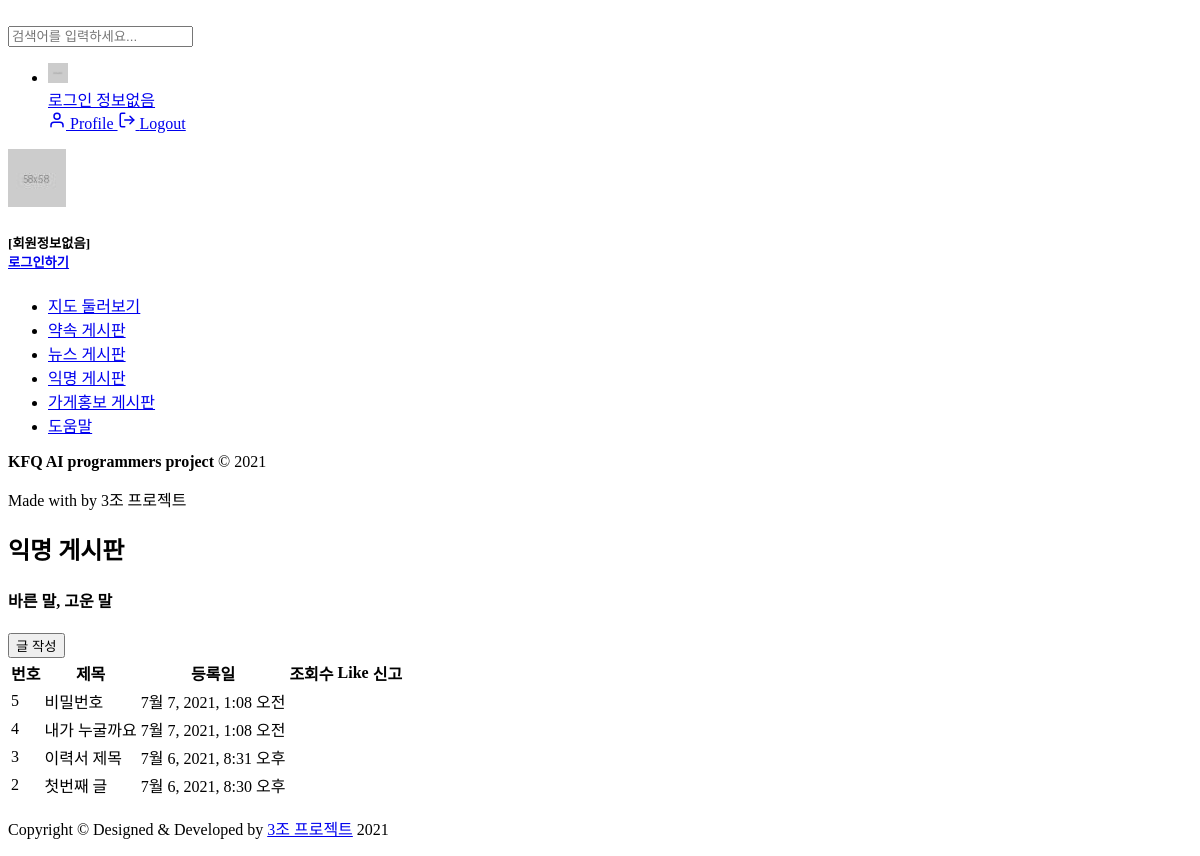
Screenshot of /board/board_list/ with the database file from the repository.
### board/models.py (models this page shows, shortened)
class B_list_write(models.Model):
    member = models.ForeignKey(Member, on_delete=models.CASCADE)
    title = models.TextField(max_length=100)
    contents = models.TextField()
    date = models.DateTimeField(null=True, blank=True)

### board/views.py (the view, shortened to what this page needs)
# urls.py: path('board_list/', views.Board_ListView.as_view(), name='board_list'),
class Board_ListView(ListView):
    model = B_list_write
    paginate_by = 5
    context_object_name = 'listview'
    template_name = 'board/list.html'
    def get_queryset(self):  # 게시글의 리스트를 최근 작성순으로 표시
        listview = B_list_write.objects.order_by('-id')
        return listview
    def get_context_data(self, **kwargs):
        context = super().get_context_data(**kwargs)
        paginator = context['paginator']
        page_numbers_range = 5
        max_index = len(paginator.page_range)
        page = self.request.GET.get('page')
        current_page = int(page) if page else 1
        start_index = int((current_page - 1) /
                          page_numbers_range) * page_numbers_range
        end_index = start_index + page_numbers_range
        if end_index >= max_index:
            end_index = max_index
        page_range = paginator.page_range[start_index:end_index]
        context['page_range'] = page_range
        return context

### templates/board/list.html (shortened to what this page needs)
{% load static %}
<!DOCTYPE html>
<head>
	<link href="/static//vendor/bootstrap-select/dist/css/bootstrap-select.min.css" rel="stylesheet">
    <link href="/static/css/style.css" rel="stylesheet">
</head>
<body>
    <div id="main-wrapper">
		{% include 'nav-header.html' %}
		{% include 'navbar.html' %}
        {% include 'sidebar.html' %}
        <div class="content-body">
			<div class="container-fluid">
                <div class="row page-titles mx-0">
                    <div class="col-sm-6 p-md-0">
                        <div class="welcome-text">
                            <h2 class="font-w600 mb-2 mr-auto">익명 게시판</h2>
                            <h4>바른 말, 고운 말</h4>
                        </div>
                    </div>
                    <div class="col-sm-6 p-md-0 justify-content-sm-end mt-2 mt-sm-0 d-flex">
					<span class="mr-2">
						<input class="btn btn-primary btn-sl-sm mr-2" type="button" onClick="location.href='/board/board_write/'" value="글 작성" />
                    </div>
                </div>
                <div class="row">
                    <div class="col-lg-12">
                        <div class="card">
                            <div class="card-body">
                                    <div class="email-list mt-3">
										<div class="jumbotron">
											<div class="container text-center">
												<table class="table table-hover">
													<thead>
														<tr>
															<th>번호</th>
															<th>제목</th>
															<th>등록일</th>
															<th>조회수</th>
															<th>Like</th>
															<th>신고</th>
														</tr>
													</thead>
													<tbody>
														{% if listview %}
														{% for B_list_write in listview %}
														<tr class = "text-center" style="cursor:pointer;" onclick="location.href='/board/board_read/{{ B_list_write.id }}/'">
															<td>{{ B_list_write.id}}</td>
															<td>{{ B_list_write.title}}</td>
															<td>{{ B_list_write.date }}</td>
														</tr>
														{% endfor %}
														{% else %}
														<tr class="text-center">
															<td colspan="5">
																작성된 게시글이 없습니다.
															</td>
														</tr>
														{% endif %}
													</tbody>
												</table>
											</div>
										</div>
                                    </div>
                                </div>
                            </div>
                        </div>
                    </div>
                </div>
            </div>
        </div>
        {% include 'footer.html' %}
</body>

### templates/nav-header.html (shortened to what this page needs)
{% load static %}
<div class="nav-header">
</div>

### templates/navbar.html (shortened to what this page needs)
{% load static %}
<div class="header">
  <div class="header-content">
    <nav class="navbar navbar-expand">
      <div class="collapse navbar-collapse justify-content-between">
        <div class="header-left">
          <div class="input-group search-area right d-lg-inline-flex d-none">
            <input
              type="text"
              class="form-control"
              placeholder="검색어를 입력하세요..."
            />
          </div>
        </div>
        <ul class="navbar-nav header-right main-notification">
          <li class="nav-item dropdown header-profile">
            <a class="nav-link" href="#" role="button" data-toggle="dropdown">
              <img src="/static/images/profile/{{request.session.user_name}}.png" width="20" onerror="this.src='/static/images/profile/port.jpg'" />
              <div class="header-info">
                {% if request.session.user_name %}
                <span>{{request.session.user_name}}</span>
                <small>{{request.session.user_id}}</small>
                {% else %}
                <span>로그인 정보없음</span>
                {% endif %}
              </div>
            </a>
            <div class="dropdown-menu dropdown-menu-right">
              <a href="/firstapp/app_profile/" class="dropdown-item ai-icon">
                <svg
                  id="icon-user1"
                  xmlns="http://www.w3.org/2000/svg"
                  class="text-primary"
                  width="18"
                  height="18"
                  viewBox="0 0 24 24"
                  fill="none"
                  stroke="currentColor"
                  stroke-width="2"
                  stroke-linecap="round"
                  stroke-linejoin="round"
                >
                  <path d="M20 21v-2a4 4 0 0 0-4-4H8a4 4 0 0 0-4 4v2"></path>
                  <circle cx="12" cy="7" r="4"></circle>
                </svg>
                <span class="ml-2">Profile </span>
              </a>
              <a href="/member/page_login/" class="dropdown-item ai-icon">
                <span class="ml-2">Logout </span>
              </a>
            </div>
          </li>
        </ul>
      </div>
    </nav>
  </div>
</div>

### templates/sidebar.html (shortened to what this page needs)
{% load static %}
<div class="deznav">
      <div class="deznav-scroll">
        <div class="main-profile">
         {% if request.session.user_name %}
          <img src="/static/images/profile/{{request.session.user_name}}.png" onerror="this.src='/static/images/profile/port.jpg'" />
          <a href="/firstapp/app_profile"><i class="fa fa-cog" aria-hidden="true"></i></a>
          <h5 class="mb-0 fs-20 text-black">
            <span class="font-w400">{{request.session.user_name}} 님</span>
          </h5>
          <p class="mb-0 fs-14 font-w400">안녕하세요</p>
          <a href="../../../firstapp/sign_out/">로그아웃</a>
          {% else %}
          <img src="/static/images/Untitled-1.jpg" alt="" />
          <h5 class="mb-0 fs-20 text-black">
            <span class="font-w400">[회원정보없음]</span><br>
            <a href="../../member/page_login/">로그인하기</a>
          </h5>
          {% endif %}
        </div>
        <ul class="metismenu" id="menu">
          <li>
            <a class="has-arrow ai-icon" href="../../../board/map/" aria-expanded="false">
              <span class="nav-text">지도 둘러보기</span>
            </a>
          </li>
          <li>
            <a class="has-arrow ai-icon" href="../../../board/promise/" aria-expanded="false">
              <span class="nav-text">약속 게시판</span>
            </a>
          </li>
          <li>
            <a class="has-arrow ai-icon" href="../../../board/news/" aria-expanded="false">
              <span class="nav-text">뉴스 게시판</span>
            </a>
          </li>
          <li>
            <a class="has-arrow ai-icon" href="../../../board/board_list/" aria-expanded="false">
              <span class="nav-text">익명 게시판</span>
            </a>
          </li>
          <li>
            <a class="has-arrow ai-icon" href="../../../board/promotion/" aria-expanded="false">
              <span class="nav-text">가게홍보 게시판</span>
            </a>
          </li>
          <li>
            <a href="../../../board/help/" class="ai-icon" aria-expanded="false">
              <span class="nav-text">도움말</span>
            </a>
          </li>
        </ul>
        <div class="copyright">
          <p>
            <strong>KFQ AI programmers project</strong>
            © 2021
          </p>
          <p class="fs-12">
            Made with  by 3조 프로젝트
          </p>
        </div>
      </div>
    </div>

### templates/footer.html
<div class="footer">
    <div class="copyright">
      <p>
        Copyright © Designed &amp; Developed by
        <a href="../../../board/help/" target="_blank">3조 프로젝트</a> 2021
      </p>
    </div>
  </div>

### rows the page displays
B_list_write: id "5", title "비밀번호", date "7월 7, 2021, 1:08 오전"
B_list_write: id "4", title "내가 누굴까요", date "7월 7, 2021, 1:08 오전"
B_list_write: id "3", title "이력서 제목", date "7월 6, 2021, 8:31 오후"
B_list_write: id "2", title "첫번째 글", date "7월 6, 2021, 8:30 오후"
